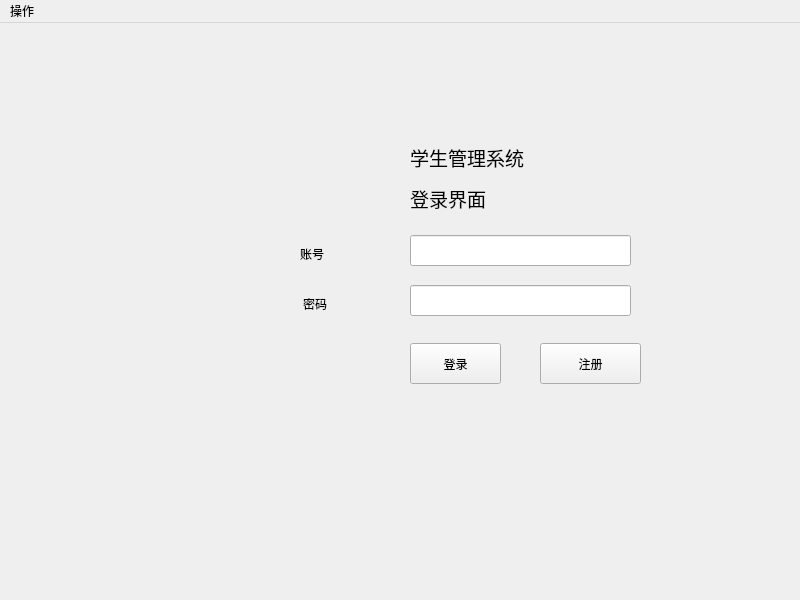
<?xml version="1.0" encoding="UTF-8"?>
<ui version="4.0">
 <class>MainWindow</class>
 <widget class="QMainWindow" name="MainWindow">
  <property name="geometry">
   <rect>
    <x>0</x>
    <y>0</y>
    <width>800</width>
    <height>600</height>
   </rect>
  </property>
  <property name="windowTitle">
   <string>MainWindow</string>
  </property>
  <widget class="QWidget" name="centralwidget">
   <widget class="QLabel" name="label">
    <property name="geometry">
     <rect>
      <x>300</x>
      <y>210</y>
      <width>121</width>
      <height>41</height>
     </rect>
    </property>
    <property name="text">
     <string>账号</string>
    </property>
   </widget>
   <widget class="QLabel" name="label_2">
    <property name="geometry">
     <rect>
      <x>303</x>
      <y>265</y>
      <width>111</width>
      <height>31</height>
     </rect>
    </property>
    <property name="text">
     <string>密码</string>
    </property>
   </widget>
   <widget class="QPushButton" name="signIn">
    <property name="geometry">
     <rect>
      <x>410</x>
      <y>320</y>
      <width>91</width>
      <height>41</height>
     </rect>
    </property>
    <property name="text">
     <string>登录</string>
    </property>
   </widget>
   <widget class="QPushButton" name="newId">
    <property name="geometry">
     <rect>
      <x>540</x>
      <y>320</y>
      <width>101</width>
      <height>41</height>
     </rect>
    </property>
    <property name="text">
     <string>注册</string>
    </property>
   </widget>
   <widget class="QLineEdit" name="putInId">
    <property name="geometry">
     <rect>
      <x>410</x>
      <y>212</y>
      <width>221</width>
      <height>31</height>
     </rect>
    </property>
   </widget>
   <widget class="QLineEdit" name="putInPassword">
    <property name="geometry">
     <rect>
      <x>410</x>
      <y>262</y>
      <width>221</width>
      <height>31</height>
     </rect>
    </property>
   </widget>
   <widget class="QLabel" name="label_3">
    <property name="geometry">
     <rect>
      <x>410</x>
      <y>110</y>
      <width>291</width>
      <height>91</height>
     </rect>
    </property>
    <property name="text">
     <string>&lt;html&gt;&lt;head/&gt;&lt;body&gt;&lt;p&gt;&lt;span style=&quot; font-size:14pt;&quot;&gt;学生管理系统&lt;/span&gt;&lt;/p&gt;&lt;p&gt;&lt;span style=&quot; font-size:14pt;&quot;&gt;   登录界面&lt;/span&gt;&lt;/p&gt;&lt;/body&gt;&lt;/html&gt;</string>
    </property>
   </widget>
  </widget>
  <widget class="QMenuBar" name="menubar">
   <property name="geometry">
    <rect>
     <x>0</x>
     <y>0</y>
     <width>800</width>
     <height>21</height>
    </rect>
   </property>
   <widget class="QMenu" name="menu">
    <property name="title">
     <string>操作</string>
    </property>
   </widget>
   <addaction name="menu"/>
  </widget>
 </widget>
 <resources/>
 <connections/>
</ui>
